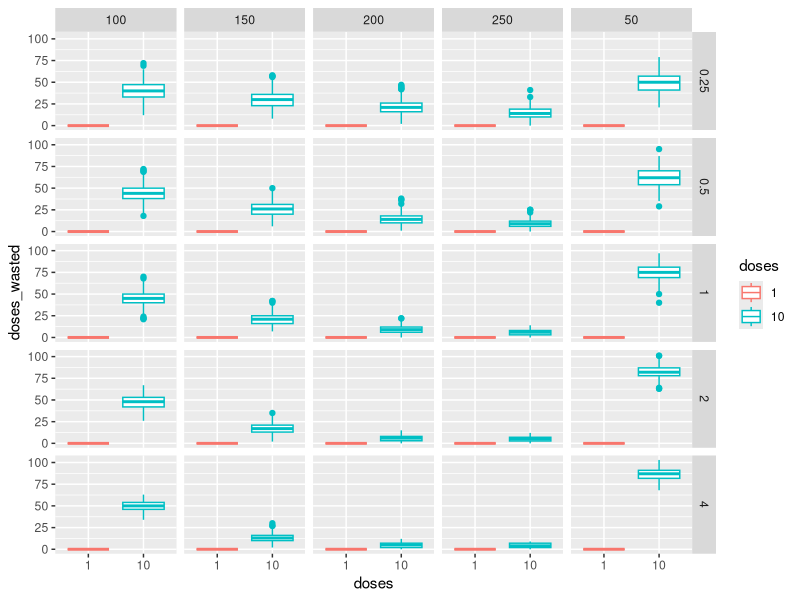
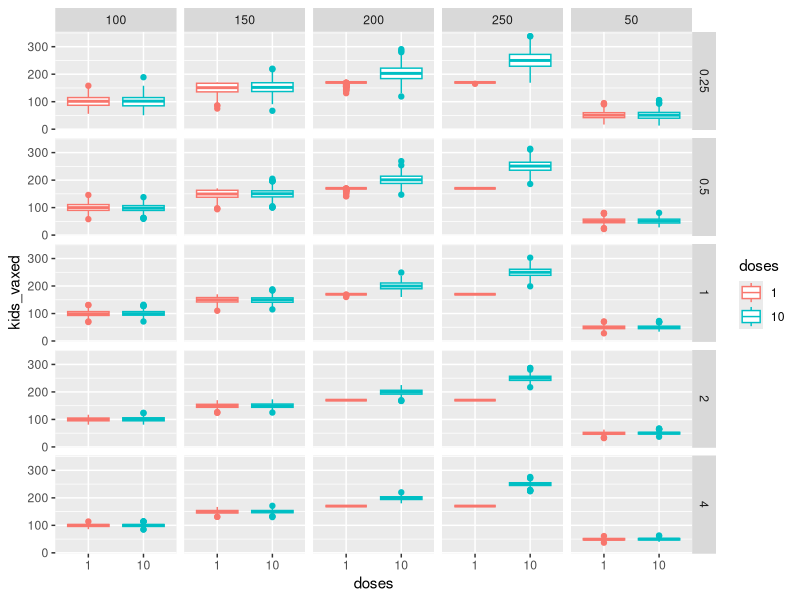
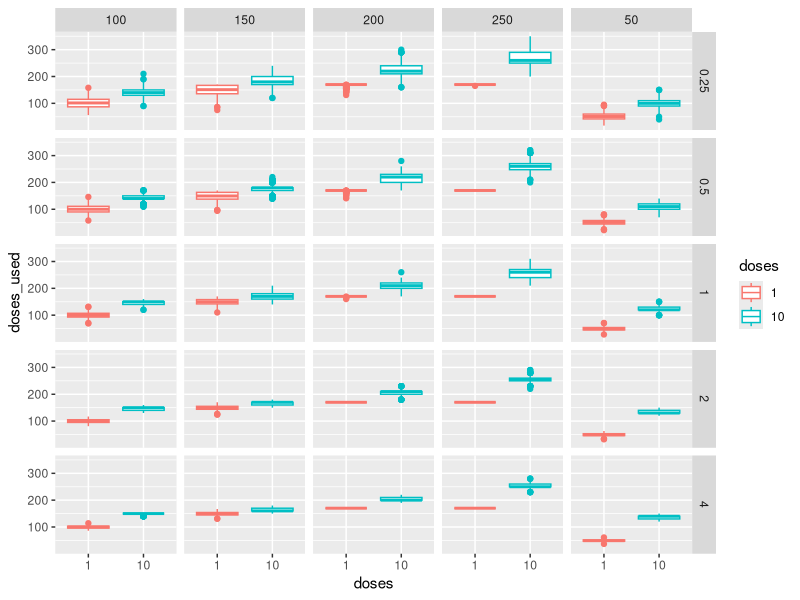
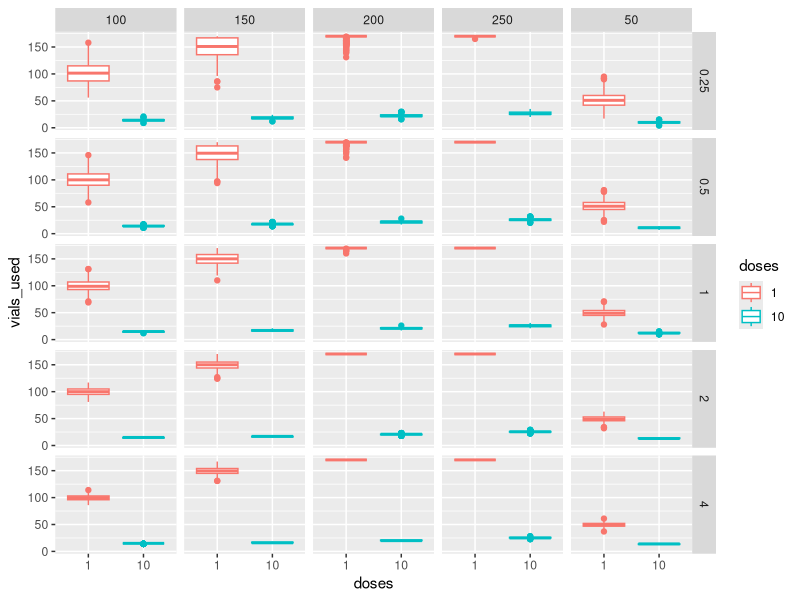

These figures' R source, in order:
library(tidyverse)
set.seed(20191023)

teamDay <- function(mkpd = 250 # mean kids encountered per team per day
                    , kk = 1 # shape parameter
                    , vialLimit = 170 # max number of vials that can be carried
                    , doses = 10 # doses per vial
                    , hours = 8 # daily vaccination window
                    , vialLife = 0.5 # time vial can be used post-reconstitution
                    , kid_buffer = ifelse(kk < 1, 2.5, 1.5)
){
  
  encounterRate <- mkpd / hours * kk
  
  tmp <- rgamma(mkpd*kid_buffer, shape = kk, rate = encounterRate)
  tmp <- diffinv(tmp)
  if(max(tmp) < hours) stop(paste0('Kid buffer insufficient (kk = ',kk,').'))
  vaxTimes <- tmp[tmp > 0 & tmp <= hours]
  
  vials <- 0
  vaxed <- 0
  reconstTime <- vaxTimes[1]
  
  while(reconstTime <= hours & vaxed < length(vaxTimes) & vials < vialLimit){
    vials <- vials + 1
    vialTimes <- vaxTimes[vaxTimes >= reconstTime & vaxTimes < reconstTime + vialLife]
    if(length(vialTimes) > doses){
      vialTimes <- vialTimes[1:doses]
    }
    vaxed <- vaxed + length(vialTimes)
    reconstTime <- vaxTimes[vaxed+1]
  }
  
  if(vials < vialLimit & vaxed != length(vaxTimes)) warning('Inconsistency in vaccination numbers.')
  
  used <- sum(doses * vials)
  return(c(kids_vaxed = vaxed
           , vials_used = vials
           , doses_used = used
           , doses_wasted = used - vaxed
  ))
}

x <- t(replicate(100, teamDay(kk = 0.25, mkpd = 300, doses = 1), simplify = T))
apply(x, 2, mean)


pargrid <- expand.grid(meankpd = seq(50, 250, 50), kk = c(0.25, 0.5, 1, 2, 4), doses = c(10, 1))

REPS <- 500
out <- NULL
for(ii in 1:nrow(pargrid)){
  tmp <- unname(t(replicate(REPS,teamDay(mkpd = pargrid$meankpd[ii], kk = pargrid$kk[ii], doses = pargrid$doses[ii]), simplify = T)))
  tmp <- data.frame(mkpd = as.character(pargrid$meankpd[ii]), kk = as.character(pargrid$kk[ii]), doses = as.character(pargrid$doses[ii]), kids_vaxed = tmp[,1], vials_used = tmp[,2], doses_used = tmp[,3], doses_wasted = tmp[,4])
  out <- rbind(out, tmp)
}

ggplot(out, aes(x = doses, y = doses_wasted, color = doses)) +
  geom_boxplot() +
  facet_grid(kk ~ mkpd)

ggplot(out, aes(x = doses, y = kids_vaxed, color = doses)) +
  geom_boxplot() +
  facet_grid(kk ~ mkpd)

ggplot(out, aes(x = doses, y = doses_used, color = doses)) +
  geom_boxplot() +
  facet_grid(kk ~ mkpd)

ggplot(out, aes(x = doses, y = vials_used, color = doses)) +
  geom_boxplot() +
  facet_grid(kk ~ mkpd)
